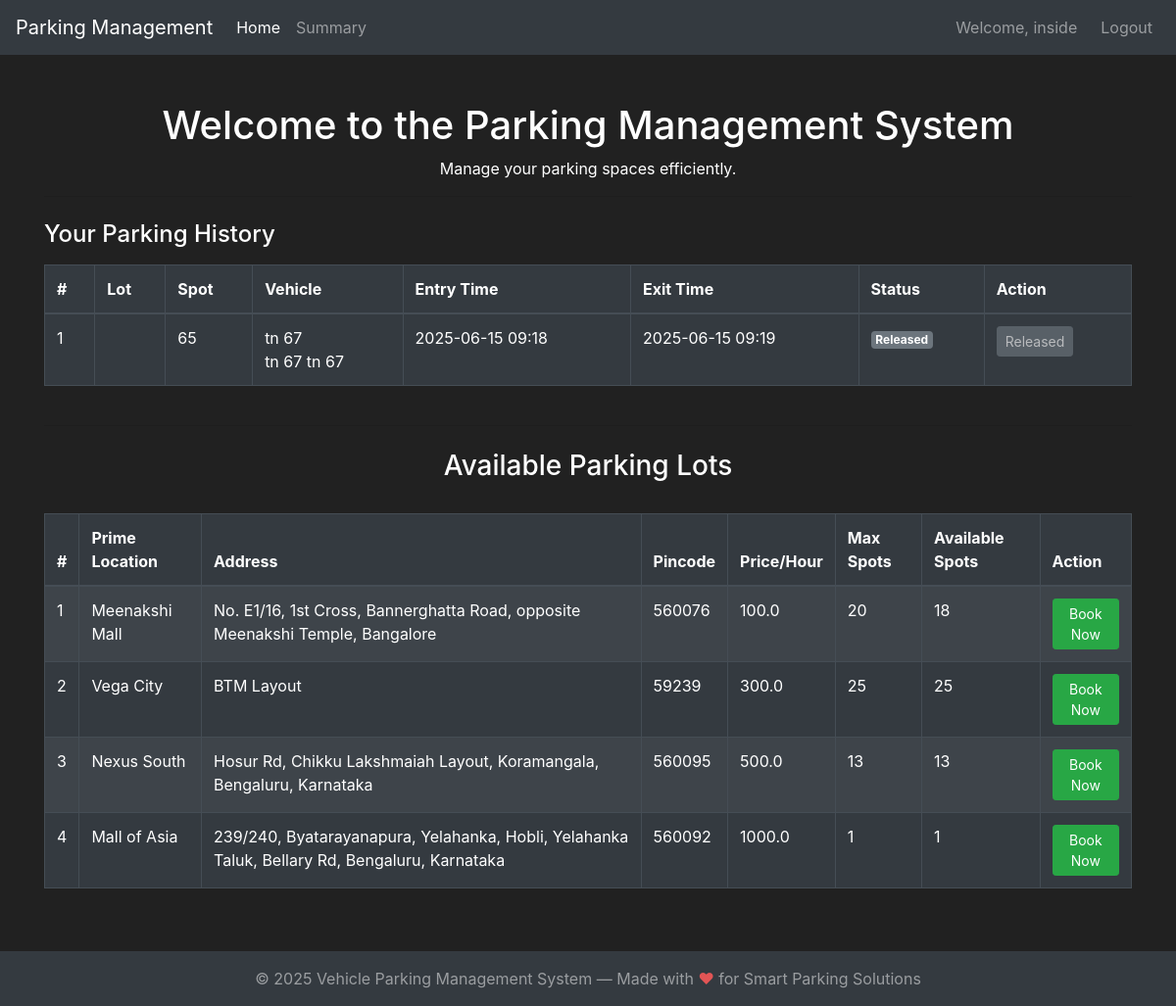
/ (signed in), run on the app's committed database.
### parkingManagement/modals.py (models this page shows, shortened)
class User(db.Model, UserMixin):
    id = db.Column(db.Integer(), primary_key=True)
    username = db.Column(db.String(length=30), nullable=False, unique=True)
    password_hash = db.Column(db.String(length=128), nullable=False)
    emailId = db.Column(db.String(length=50), nullable=False, unique=True)
    name = db.Column(db.String(length=50), nullable=False)
    address = db.Column(db.String(length=100), nullable=False)
    pincode = db.Column(db.String(length=10), nullable=False)
    @property
    def password(self):
        raise AttributeError('Password is not a readable attribute.')

class Booking(db.Model):
    id = db.Column(db.Integer(), primary_key=True)
    spot_id = db.Column(db.Integer(), db.ForeignKey('parking_spot.id'), nullable=False)
    user_id = db.Column(db.Integer(), db.ForeignKey('user.id'), nullable=False)
    entry_time = db.Column(db.DateTime(), nullable=False)
    exit_time = db.Column(db.DateTime(), nullable=True)
    vehicle_number = db.Column(db.String(length=20), nullable=False)
    vehicle_brand = db.Column(db.String(length=30), nullable=False)
    vehicle_model = db.Column(db.String(length=30), nullable=False)
    cost = db.Column(db.Float(), nullable=False)

class ParkingLot(db.Model):
    id = db.Column(db.Integer(), primary_key=True)
    prime_location = db.Column(db.String(length=100), nullable=False)
    address = db.Column(db.String(length=100), nullable=False)
    pincode = db.Column(db.String(length=10), nullable=False)
    price_per_hour = db.Column(db.Float(), nullable=False)
    max_spots = db.Column(db.Integer(), nullable=False)
    revenue_per_lot = db.Column(db.Float(), nullable=False)

### parkingManagement/controllers.py (the view)
@app.route('/')
def home_page():
    if not current_user.is_authenticated:
        return render_template('public_home.html', active_page='home')
    parking_lots = ParkingLot.query.all()
    booking_form = BookingForm()
    user_history = []
    allocated_spot = session.pop('allocated_spot', None)
    allocated_lot = session.pop('allocated_lot', None)
    lots_with_occupied = []
    for lot in parking_lots:
        occupied_spots = ParkingSpot.query.filter_by(parking_lot_id=lot.id, status='occupied').count()
        lot_dict = lot.__dict__.copy()
        lot_dict['occupied_spots'] = occupied_spots
        lots_with_occupied.append(lot_dict)
    if current_user.is_authenticated:
        user_history = Booking.query.filter_by(user_id=current_user.id).order_by(Booking.entry_time.desc()).all()
    return render_template(
        'home.html',
        active_page='home',
        parking_lots=lots_with_occupied,
        booking_form=booking_form,
        user_history=user_history,
        allocated_spot=allocated_spot,
        allocated_lot=allocated_lot
    )

### parkingManagement/modals.py (called while the page is built)
@login_manager.user_loader
def load_user(user_id):
    return User.query.get(int(user_id))

### parkingManagement/templates/home.html (shortened to what this page needs)
{% extends 'base.html' %}
{% block content %}
    <div class="container mt-5">
        <h1 class="text-center">Welcome to the Parking Management System</h1>
        <p class="text-center">Manage your parking spaces efficiently.</p>
        {% if user_history %}
        <hr>
        <h4 class="mt-4 mb-3">Your Parking History</h4>
        <div class="table-responsive mb-4">
            <table class="table table-dark table-bordered">
                <thead>
                    <tr>
                        <th>#</th>
                        <th>Lot</th>
                        <th>Spot</th>
                        <th>Vehicle</th>
                        <th>Entry Time</th>
                        <th>Exit Time</th>
                        <th>Status</th>
                        <th>Action</th>
                    </tr>
                </thead>
                <tbody>
                    {% for booking in user_history %}
                    <tr>
                        <td>{{ loop.index }}</td>
                        <td>{{ booking.spot_id and booking.spot.parking_lot_id and booking.spot.parking_lot.prime_location if booking.spot and booking.spot.parking_lot else '' }}</td>
                        <td>{{ booking.spot_id }}</td>
                        <td>{{ booking.vehicle_number }}<br>{{ booking.vehicle_brand }} {{ booking.vehicle_model }}</td>
                        <td>{{ booking.entry_time.strftime('%Y-%m-%d %H:%M') if booking.entry_time else '' }}</td>
                        <td>{{ booking.exit_time.strftime('%Y-%m-%d %H:%M') if booking.exit_time else '-' }}</td>
                        <td>
                            {% if booking.exit_time %}
                                <span class="badge badge-secondary">Released</span>
                            {% else %}
                                <span class="badge badge-success">Active</span>
                            {% endif %}
                        </td>
                        <td>
                            {% if not booking.exit_time %}
                            <button type="button" class="btn btn-danger btn-sm release-btn" data-booking-id="{{ booking.id }}">Release</button>
                            {% else %}
                                <button class="btn btn-secondary btn-sm" disabled>Released</button>
                            {% endif %}
                        </td>
                    </tr>
                    {% endfor %}
                </tbody>
            </table>
        </div>
        {% endif %}
        <hr>
        <h3 class="text-center mt-4 mb-3">Available Parking Lots</h3>
        <div class="table-responsive">
            <table class="table table-dark table-striped table-bordered mt-3">
                <thead>
                    <tr>
                        <th>#</th>
                        <th>Prime Location</th>
                        <th>Address</th>
                        <th>Pincode</th>
                        <th>Price/Hour</th>
                        <th>Max Spots</th>
                        <th>Available Spots</th>
                        <th>Action</th>
                    </tr>
                </thead>
                <tbody>
                    {% for lot in parking_lots %}
                    <tr>
                        <td>{{ loop.index }}</td>
                        <td>{{ lot.prime_location }}</td>
                        <td>{{ lot.address }}</td>
                        <td>{{ lot.pincode }}</td>
                        <td>{{ lot.price_per_hour }}</td>
                        <td>{{ lot.max_spots }}</td>
                        <td>{{ lot.max_spots - (lot.occupied_spots if lot.occupied_spots is defined else 0) }}</td>
                        <td>
                            {% set available_spots = lot.max_spots - (lot.occupied_spots if lot.occupied_spots is defined else 0) %}
                            <button type="button" class="btn btn-sm book-now-button {% if available_spots == 0 %}btn-danger disabled{% else %}btn-success{% endif %}" data-toggle="modal" data-target="#bookModal" data-lot-id="{{ lot.id }}" data-lot-location="{{ lot.prime_location }}" {% if available_spots == 0 %}disabled{% endif %}>Book Now</button>
                        </td>
                    </tr>
                    {% else %}
                    <tr>
                        <td colspan="7" class="text-center">No parking lots available.</td>
                    </tr>
                    {% endfor %}
                </tbody>
            </table>
        </div>
    </div>
{% endblock %}

### parkingManagement/templates/base.html (shortened to what this page needs)
<!DOCTYPE html>
<html lang="en">
<head>
        <link rel="stylesheet" href="https://cdn.jsdelivr.net/npm/bootstrap@4.5.3/dist/css/bootstrap.min.css">
</head>
<body>
    <nav class="navbar navbar-expand-md navbar-dark bg-dark">
        <a class="navbar-brand ps-4" href="{% if session.get('admin_logged_in') %}{{ url_for('admin_home_page') }}{% else %}{{ url_for('home_page') }}{% endif %}">Parking Management</a>
        <div class="collapse navbar-collapse" id="navbarNav">
            <ul class="navbar-nav mr-auto">
                <li class="nav-item {% if active_page == 'home' or active_page == 'admin_home' %}active{% endif %}">
                    <a class="nav-link" href="{% if session.get('admin_logged_in') %}{{ url_for('admin_home_page') }}{% else %}{{ url_for('home_page') }}{% endif %}">Home</a>
                </li>
                {% if session.get('admin_logged_in') %}
                <li class="nav-item {% if active_page == 'users' %}active{% endif %}">
                    <a class="nav-link" href="{{ url_for('admin_users_page') }}">User</a>
                </li>
                <li class="nav-item {% if active_page == 'summary' %}active{% endif %}">
                    <a class="nav-link" href="{{ url_for('admin_user_summary') }}">Summary</a>
                </li>
                {% elif current_user.is_authenticated %}
                <li class="nav-item {% if request.endpoint == 'user_summary' %}active{% endif %}">
                    <a class="nav-link" href="{{ url_for('user_summary') }}">Summary</a>
                </li>
                {% endif %}
            </ul>
            <ul class="navbar-nav ml-auto">
                {% if session.get('admin_logged_in') %}
                <li class="nav-item">
                    <span class="navbar-text mr-3">Welcome, Master</span>
                </li>
                <li class="nav-item">
                    <a class="nav-link" href="{{ url_for('logout_page') }}">Logout</a>
                </li>
                {% elif current_user.is_authenticated %}
                <li class="nav-item">
                    <span class="navbar-text mr-3">Welcome, {{ current_user.name }}</span>
                </li>
                <li class="nav-item">
                    <a class="nav-link" href="{{ url_for('logout_page') }}">Logout</a>
                </li>
                {% endif %}
            </ul>
        </div>
    </nav>
    {% block content %}
    {% endblock %}
    <footer class="footer mt-5 py-3 bg-dark text-white-50">
        <div class="container text-center">
            <span>&copy; 2025 Vehicle Parking Management System &mdash; Made with <span style="color: #e25555;">&#10084;</span> for Smart Parking Solutions</span>
        </div>
    </footer>
</body>
</html>

### parkingManagement/templates/base.html (style rules this page uses)
body { background-color: #212121; color: white; min-height: 100vh; display: flex; flex-direction: column; justify-content: space-between; }
.footer { margin-top: auto; }

### data on the page
User: name "inside"
Booking: spot_id "65", vehicle_number "tn 67", vehicle_brand "tn 67", vehicle_model "tn 67", entry_time "2025-06-15 09:18", exit_time "2025-06-15 09:19", shows "Released"
ParkingLot: prime_location "Meenakshi Mall", address "No. E1/16, 1st Cross, Bannerghatta Road, opposite Meenakshi Temple, Bangalore", pincode "560076", price_per_hour "100.0", max_spots "20", max_spots "18"
ParkingLot: prime_location "Vega City", address "BTM Layout", pincode "59239", price_per_hour "300.0", max_spots "25"
ParkingLot: prime_location "Nexus South", address "Hosur Rd, Chikku Lakshmaiah Layout, Koramangala, Bengaluru, Karnataka", pincode "560095", price_per_hour "500.0", max_spots "13"
ParkingLot: prime_location "Mall of Asia", address "239/240, Byatarayanapura, Yelahanka, Hobli, Yelahanka Taluk, Bellary Rd, Bengaluru, Karnataka", pincode "560092", price_per_hour "1000.0", max_spots "1"
